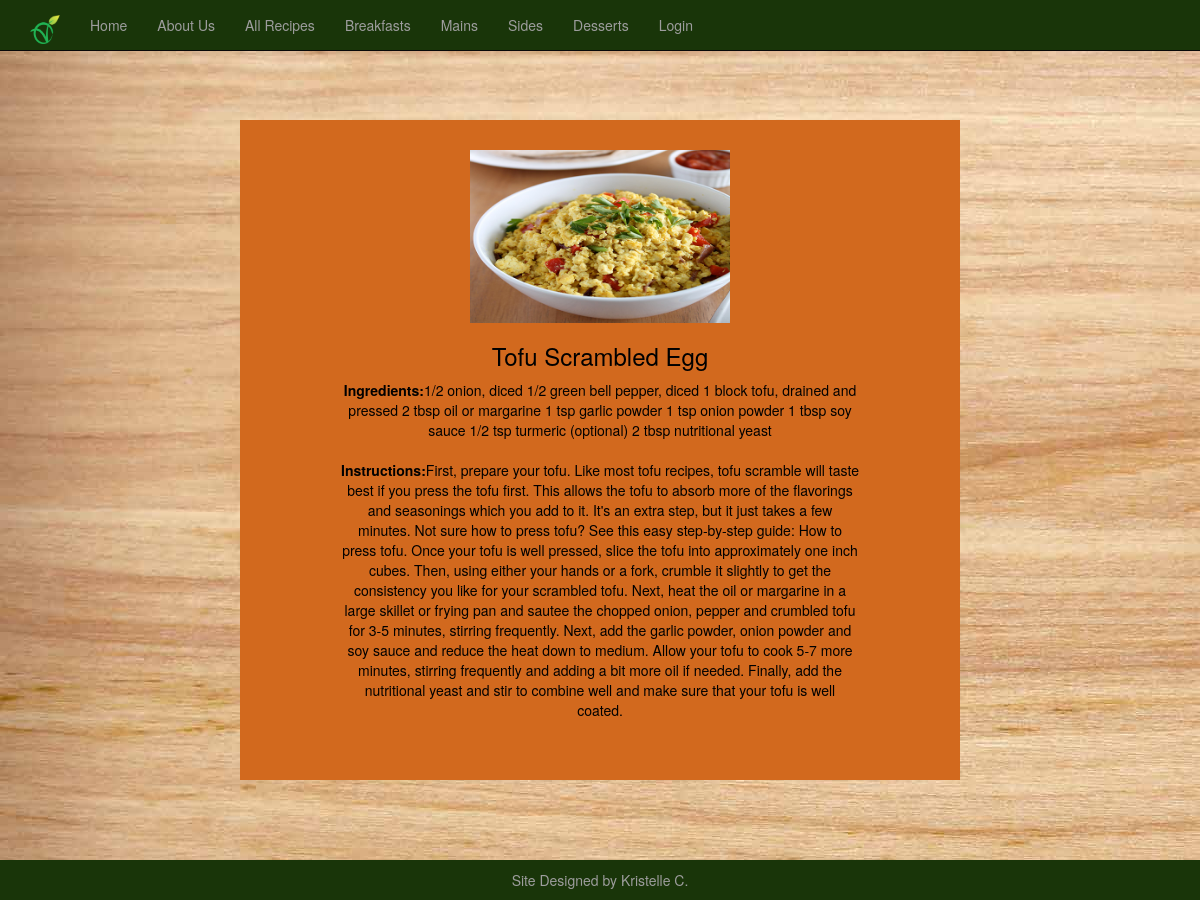
/breakfasts/tofuscrambledegg, run on the app's committed database.
### tables this page shows
CREATE TABLE veganfood(title text NOT NULL, ingredients text NOT NULL, instructions text NOT NULL);

### index.py (the view)
@app.route('/')
@app.route('/breakfasts')
@app.route('/breakfasts/tofuscrambledegg')
def tofuscrambledegg():
 g.db = connect_db()
 cur = g.db.execute("select * from veganfood where title='Tofu Scrambled Egg'")
 veganfood = [dict(title=row[0], ingredients=row[1], instructions=row[2]) for row in cur.fetchall()]
 g.db.close()
 return render_template('tofu.html', veganfood=veganfood), 200

### index.py (called while the page is built)
def connect_db():
 return sqlite3.connect(app.database)

### templates/tofu.html (shortened to what this page needs)
{% extends "base.html" %}
{%block content%}
<div class="row">
  <div class="column" style="background-color:chocolate; color:black;">
	<img src="{{ url_for('static', filename='img/tofuscrambled.jpg') }}"/>
    <p> {% for veganfood in veganfood %}
			<h3>{{ veganfood.title }} <br></h3>
			 <strong>Ingredients:</strong>{{ veganfood.ingredients }}<br><br>
			 <strong>Instructions:</strong>{{ veganfood.instructions }}<br>
	    {% endfor %}</p>
  </div>
</div>
<footer>Site Designed by Kristelle C.</footer>
 {% endblock %}

### templates/base.html (style rules this page uses)
.row { margin-right: -15px; margin-left: -15px; margin: 10% 20%; }
.column { width: 100%; padding: 30px 100px 50px; text-align: center; }
.column img { width: 50%; height: auto; }
* { box-sizing: border-box; }

### templates/tofu.html (style rules this page uses)
footer { clear: both; text-align: center; font-size:14px; position:fixed; right: 0; left: 0; padding: 1rem; background-color:#193509; margin-top:20px; bottom:0; color:#9d9d9d; width:100%; }

### data on the page
veganfood: title "Tofu Scrambled Egg", ingredients "1/2 onion, diced 1/2 green bell pepper, diced 1 block tofu, drained and pressed 2 tbsp oil or margarine 1 tsp garlic powder 1 tsp onion powder 1 tbsp soy sauce 1/2 tsp turmeric (optional) 2 tbsp nutritional yeast", instructions "First, prepare your tofu. Like most tofu recipes, tofu scramble will taste best if you press the tofu first. This allows the tofu to absorb more of the flavorings and seasonings which you add to it. It's an extra step, but it just takes a few minutes. Not sure how to press tofu? See this easy step-by-step guide: How to press tofu. Once your tofu is well pressed, slice the tofu into approximately one inch cubes. Then, using either your hands or a fork, crumble it slightly to get the consistency you like for your scrambled tofu. Next, heat the oil or margarine in a large skillet or frying pan and sautee the chopped onion, pepper and crumbled tofu for 3-5 minutes, stirring frequently. Next,…"
